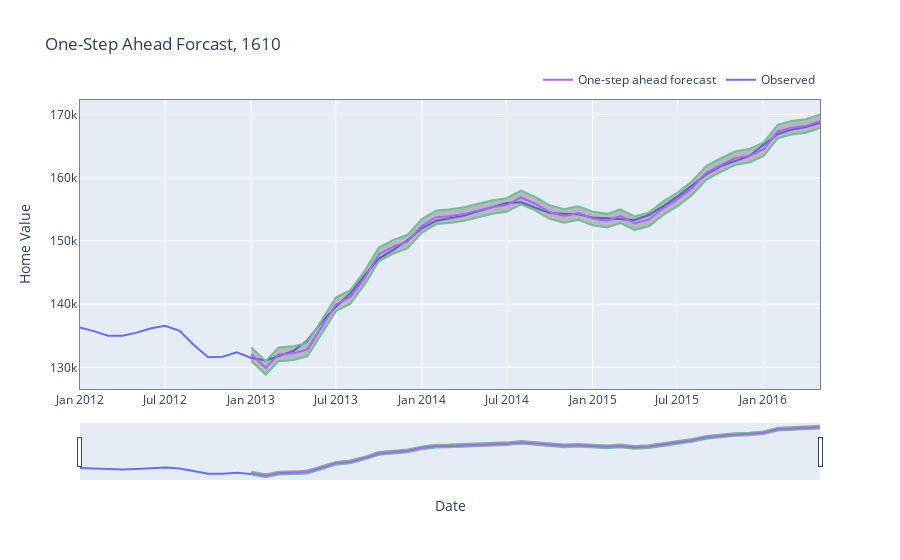

The code cell stored with this chart in its notebook:
### Markdown cell above
#### One-Step Ahead Forecast (dynamic=False)

### Code cell
output_b = one_step_fc_arima(df_train, arima_param_b, zc_1, pred_start_date=pred_sd_b)
out_list_b.append(output_b)
